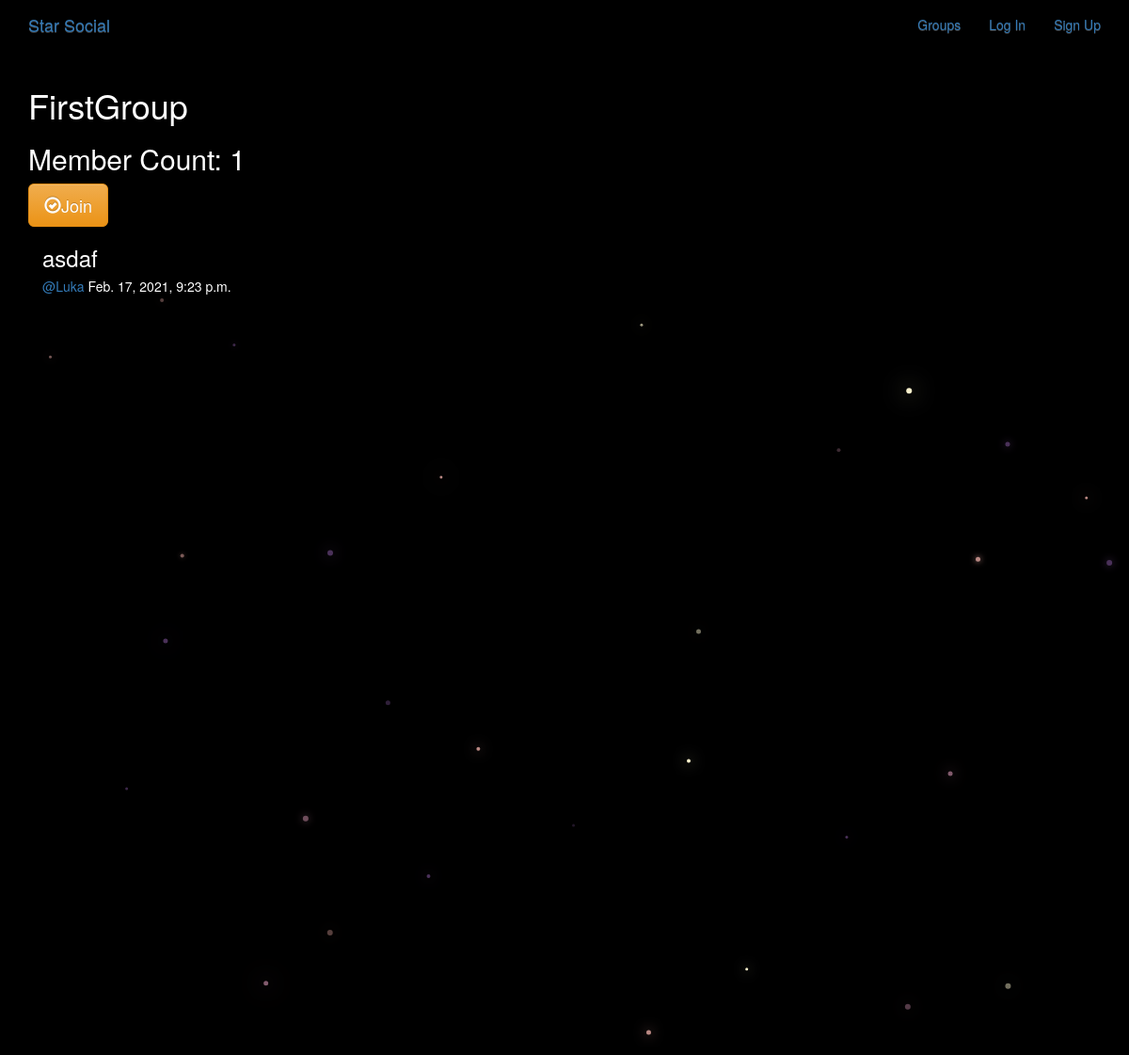
/groups/post/in/firstgroup/, run on the app's committed database.
### groups/models.py (models this page shows, shortened)
class Group(models.Model):
    name = models.CharField(max_length=255,unique=True)
    slug = models.SlugField(allow_unicode=True,unique=True)
    description = models.TextField(blank=True,default='')
    description_html = models.TextField(editable=False,default='',blank=True)
    members = models.ManyToManyField(User,through='GroupMember')
    class Meta:
        ordering = ['name']

### posts/models.py (models this page shows, shortened)
class Post(models.Model):
    user = models.ForeignKey(User,related_name='posts',on_delete=models.CASCADE)
    created_at = models.DateTimeField(auto_now=True)
    message = models.TextField()
    message_html = models.TextField(editable=False)
    group = models.ForeignKey(Group,related_name='posts',null=True,blank=True,on_delete=models.CASCADE)
    class Meta:
        ordering = ['-created_at']
        unique_together = ['user','message']

### groups/views.py (the view)
# urls.py: path('post/in/<slug>/',views.SingleGroup.as_view(),name='single'),
class SingleGroup(generic.DetailView):
    model = Group

### groups/templates/groups/group_detail.html
{% extends "groups/group_base.html" %}
{% block pregroup %}
  <h1>{{group.name}}</h1>
  <h2>Member Count: {{group.members.count}}</h2>
  <div class="content">
    {% if user in group.members.all %}
      <a href="{% url 'groups:leave' slug=group.slug %}"
        class="btn btn-lg btn-fill btn-warning"><span
        class="glyphicon glyphicon-remove-circle"></span>Leave</a>
    {% else %}
    <a href="{% url 'groups:join' slug=group.slug %}"
      class="btn btn-lg btn-fill btn-warning"><span
      class="glyphicon glyphicon-ok-circle"></span>Join</a>
    {% endif %}
  </div>
{% endblock %}
{% block group_content %}
  <div class="col-md-8">
    {% if group.posts.count == 0 %}
      <h2>No post in this group yet!</h2>
    {% else %}
      {% for post in group.posts.all %}
        {% include "posts/_post.html" %}
      {% endfor %}
    {% endif %}
  </div>
{% endblock %}

### posts/templates/posts/_post.html (shortened to what this page needs)
<div class="post media">
  <h3>{{post.message_html|safe}}</h3>
  <div class="media-body">
    <h5 class="media-heading">
    <span class="username">
      <a href="{% url 'posts:for_user' username=post.user.username %}">@{{post.user.username}}</a>
    </span>
    <time class="time">
      {{post.created_at}}
    </time>
    </h5>
  </div>
</div>

### static/simplesocial/css/master.css (style rules this page uses)
body { margin: 0; overflow: hidden; background-color: black; color: white; }

### data on the page
Group: name "FirstGroup", members.count "1"
Post: message_html "asdaf", user.username "Luka", created_at "Feb. 17, 2021, 9:23 p.m."
